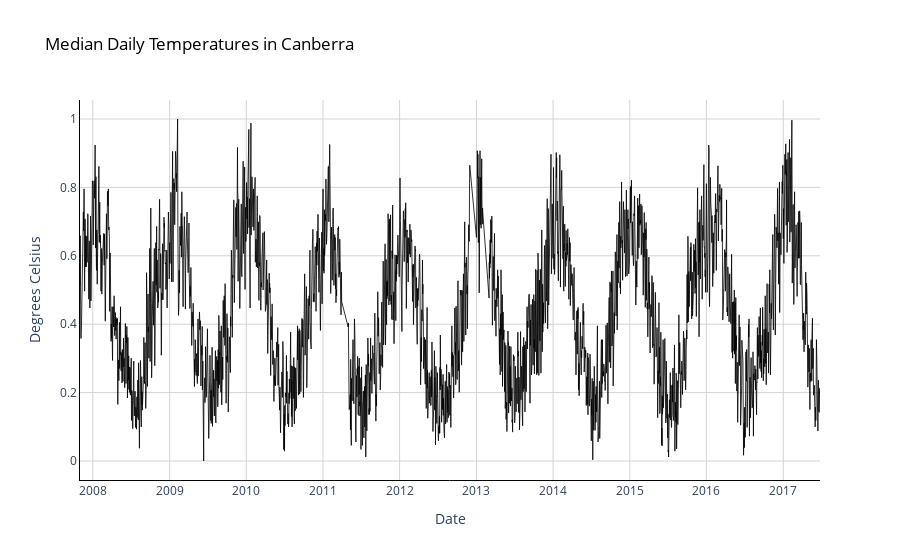

Write notebook code for a chart like this one.
### Code cell
plot_timeseries(df.Date, X_scaled.reshape(-1))

### Figure 1 — Plotly figure (JSON) as saved in the notebook; plotly's stock layout.template omitted (floating-point values rounded to 4 significant figures; data arrays with more than 128 entries replaced by an {"elided": "..."} marker saying what was removed)
{"data": [{"line": {"color": "black", "width": 1}, "mode": "lines", "name": "Median Temperature", "opacity": 0.8, "type": "scatter", "x": {"elided": "3428 str values"}, "y": {"elided": "3428 float values"}}], "layout": {"plot_bgcolor": "white", "title": {"font": {"color": "black"}, "text": "Median Daily Temperatures in Canberra"}, "xaxis": {"gridcolor": "lightgrey", "gridwidth": 1, "linecolor": "black", "linewidth": 1, "showgrid": true, "showline": true, "title": {"text": "Date"}, "zeroline": true, "zerolinecolor": "lightgrey", "zerolinewidth": 1}, "yaxis": {"gridcolor": "lightgrey", "gridwidth": 1, "linecolor": "black", "linewidth": 1, "showgrid": true, "showline": true, "title": {"text": "Degrees Celsius"}, "zeroline": true, "zerolinecolor": "lightgrey", "zerolinewidth": 1}}}
